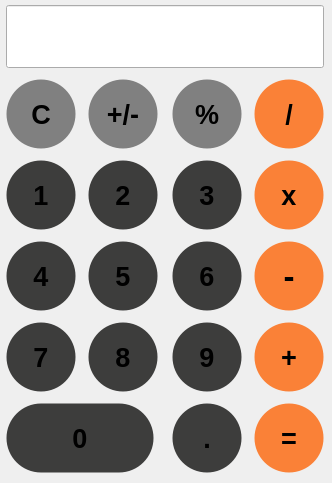
<?xml version="1.0" encoding="UTF-8"?>
<ui version="4.0">
 <class>MainWindow</class>
 <widget class="QMainWindow" name="MainWindow">
  <property name="geometry">
   <rect>
    <x>0</x>
    <y>0</y>
    <width>332</width>
    <height>483</height>
   </rect>
  </property>
  <property name="windowTitle">
   <string>MainWindow</string>
  </property>
  <property name="styleSheet">
   <string notr="true"/>
  </property>
  <widget class="QWidget" name="centralwidget">
   <widget class="QWidget" name="">
    <property name="geometry">
     <rect>
      <x>0</x>
      <y>0</y>
      <width>331</width>
      <height>481</height>
     </rect>
    </property>
    <layout class="QGridLayout" name="gridLayout">
     <item row="5" column="3">
      <widget class="QPushButton" name="pushButton_18">
       <property name="font">
        <font>
         <pointsize>20</pointsize>
         <bold>true</bold>
        </font>
       </property>
       <property name="styleSheet">
        <string notr="true">QPushButton {
background-color: #fa8137;
 border-style: solid;
 border-width:1px;
 border-radius:35px;
 max-width:68px;
 max-height:68px;
 min-width:68px;
 min-height:68px;
}

</string>
       </property>
       <property name="text">
        <string>=</string>
       </property>
      </widget>
     </item>
     <item row="1" column="0">
      <widget class="QPushButton" name="pushButton">
       <property name="font">
        <font>
         <pointsize>20</pointsize>
         <bold>true</bold>
        </font>
       </property>
       <property name="styleSheet">
        <string notr="true">QPushButton {
background-color: grey;
 border-style: solid;
 border-width:1px;
 border-radius:35px;

 max-width:68px;
 max-height:68px;
 min-width:68px;
 min-height:68px;
}

</string>
       </property>
       <property name="text">
        <string>C</string>
       </property>
      </widget>
     </item>
     <item row="3" column="3">
      <widget class="QPushButton" name="pushButton_10">
       <property name="font">
        <font>
         <pointsize>25</pointsize>
         <bold>true</bold>
        </font>
       </property>
       <property name="styleSheet">
        <string notr="true">QPushButton {
background-color: #fa8137;
 border-style: solid;
 border-width:1px;
 border-radius:35px;
 max-width:68px;
 max-height:68px;
 min-width:68px;
 min-height:68px;
}
QPushButton::pressed{
	background-color:white;
	color:#fa8137;
}


</string>
       </property>
       <property name="text">
        <string>-</string>
       </property>
      </widget>
     </item>
     <item row="1" column="2">
      <widget class="QPushButton" name="pushButton_3">
       <property name="font">
        <font>
         <pointsize>20</pointsize>
         <bold>true</bold>
        </font>
       </property>
       <property name="styleSheet">
        <string notr="true">QPushButton {
background-color: grey;
 border-style: solid;
 border-width:1px;
 border-radius:35px;

 max-width:68px;
 max-height:68px;
 min-width:68px;
 min-height:68px;
}

</string>
       </property>
       <property name="text">
        <string>%</string>
       </property>
      </widget>
     </item>
     <item row="3" column="1">
      <widget class="QPushButton" name="pushButton_9">
       <property name="font">
        <font>
         <pointsize>20</pointsize>
         <bold>true</bold>
        </font>
       </property>
       <property name="styleSheet">
        <string notr="true">QPushButton {
background-color: #3d3d3c;
 border-style: solid;
 border-width:1px;
 border-radius:35px;

 max-width:68px;
 max-height:68px;
 min-width:68px;
 min-height:68px;
}

</string>
       </property>
       <property name="text">
        <string>5</string>
       </property>
      </widget>
     </item>
     <item row="3" column="2">
      <widget class="QPushButton" name="pushButton_12">
       <property name="font">
        <font>
         <pointsize>20</pointsize>
         <bold>true</bold>
        </font>
       </property>
       <property name="styleSheet">
        <string notr="true">QPushButton {
background-color: #3d3d3c;
 border-style: solid;
 border-width:1px;
 border-radius:35px;

 max-width:68px;
 max-height:68px;
 min-width:68px;
 min-height:68px;
}

</string>
       </property>
       <property name="text">
        <string>6</string>
       </property>
      </widget>
     </item>
     <item row="5" column="2">
      <widget class="QPushButton" name="pushButton_20">
       <property name="font">
        <font>
         <pointsize>20</pointsize>
         <bold>true</bold>
        </font>
       </property>
       <property name="styleSheet">
        <string notr="true">QPushButton {
background-color: #3d3d3c;
 border-style: solid;
 border-width:1px;
 border-radius:35px;

 max-width:68px;
 max-height:68px;
 min-width:68px;
 min-height:68px;
}

</string>
       </property>
       <property name="text">
        <string>.</string>
       </property>
      </widget>
     </item>
     <item row="4" column="2">
      <widget class="QPushButton" name="pushButton_16">
       <property name="font">
        <font>
         <pointsize>20</pointsize>
         <bold>true</bold>
        </font>
       </property>
       <property name="styleSheet">
        <string notr="true">QPushButton {
background-color: #3d3d3c;
 border-style: solid;
 border-width:1px;
 border-radius:35px;

 max-width:68px;
 max-height:68px;
 min-width:68px;
 min-height:68px;
}

</string>
       </property>
       <property name="text">
        <string>9</string>
       </property>
      </widget>
     </item>
     <item row="2" column="0">
      <widget class="QPushButton" name="pushButton_7">
       <property name="font">
        <font>
         <pointsize>20</pointsize>
         <bold>true</bold>
        </font>
       </property>
       <property name="styleSheet">
        <string notr="true">QPushButton {
background-color: #3d3d3c;
 border-style: solid;
 border-width:1px;
 border-radius:35px;

 max-width:68px;
 max-height:68px;
 min-width:68px;
 min-height:68px;
}

</string>
       </property>
       <property name="text">
        <string>1</string>
       </property>
      </widget>
     </item>
     <item row="5" column="0" colspan="2">
      <widget class="QPushButton" name="pushButton_19">
       <property name="font">
        <font>
         <pointsize>20</pointsize>
         <bold>true</bold>
        </font>
       </property>
       <property name="styleSheet">
        <string notr="true">QPushButton {
background-color: #3d3d3c;
 border-style: solid;
 border-width:1px;
 border-radius:35px;

 max-width:146px;
 max-height:68px;
 min-width:146px;
 min-height:68px;
}

</string>
       </property>
       <property name="text">
        <string>0</string>
       </property>
      </widget>
     </item>
     <item row="2" column="1">
      <widget class="QPushButton" name="pushButton_5">
       <property name="font">
        <font>
         <pointsize>20</pointsize>
         <bold>true</bold>
        </font>
       </property>
       <property name="styleSheet">
        <string notr="true">QPushButton {
background-color: #3d3d3c;
 border-style: solid;
 border-width:1px;
 border-radius:35px;

 max-width:68px;
 max-height:68px;
 min-width:68px;
 min-height:68px;
}

</string>
       </property>
       <property name="text">
        <string>2</string>
       </property>
      </widget>
     </item>
     <item row="1" column="3">
      <widget class="QPushButton" name="pushButton_4">
       <property name="font">
        <font>
         <pointsize>20</pointsize>
         <bold>true</bold>
        </font>
       </property>
       <property name="styleSheet">
        <string notr="true">QPushButton {
background-color: #fa8137;
 border-style: solid;
 border-width:1px;
 border-radius:35px;
 max-width:68px;
 max-height:68px;
 min-width:68px;
 min-height:68px;
}
QPushButton::pressed{
	background-color:white;
	color:#fa8137;
}

</string>
       </property>
       <property name="text">
        <string>/</string>
       </property>
      </widget>
     </item>
     <item row="2" column="3">
      <widget class="QPushButton" name="pushButton_6">
       <property name="font">
        <font>
         <pointsize>20</pointsize>
         <bold>true</bold>
        </font>
       </property>
       <property name="styleSheet">
        <string notr="true">QPushButton {
background-color: #fa8137;
 border-style: solid;
 border-width:1px;
 border-radius:35px;
 max-width:68px;
 max-height:68px;
 min-width:68px;
 min-height:68px;
}
QPushButton::pressed{
	background-color:white;
	color:#fa8137;
}


</string>
       </property>
       <property name="text">
        <string>x</string>
       </property>
      </widget>
     </item>
     <item row="2" column="2">
      <widget class="QPushButton" name="pushButton_8">
       <property name="font">
        <font>
         <pointsize>20</pointsize>
         <bold>true</bold>
        </font>
       </property>
       <property name="styleSheet">
        <string notr="true">QPushButton {
background-color: #3d3d3c;
 border-style: solid;
 border-width:1px;
 border-radius:35px;

 max-width:68px;
 max-height:68px;
 min-width:68px;
 min-height:68px;
}

</string>
       </property>
       <property name="text">
        <string>3</string>
       </property>
      </widget>
     </item>
     <item row="4" column="1">
      <widget class="QPushButton" name="pushButton_13">
       <property name="font">
        <font>
         <pointsize>20</pointsize>
         <bold>true</bold>
        </font>
       </property>
       <property name="styleSheet">
        <string notr="true">QPushButton {
background-color: #3d3d3c;
 border-style: solid;
 border-width:1px;
 border-radius:35px;

 max-width:68px;
 max-height:68px;
 min-width:68px;
 min-height:68px;
}

</string>
       </property>
       <property name="text">
        <string>8</string>
       </property>
      </widget>
     </item>
     <item row="4" column="0">
      <widget class="QPushButton" name="pushButton_15">
       <property name="font">
        <font>
         <pointsize>20</pointsize>
         <bold>true</bold>
        </font>
       </property>
       <property name="styleSheet">
        <string notr="true">QPushButton {
background-color: #3d3d3c;
 border-style: solid;
 border-width:1px;
 border-radius:35px;

 max-width:68px;
 max-height:68px;
 min-width:68px;
 min-height:68px;
}

</string>
       </property>
       <property name="text">
        <string>7</string>
       </property>
      </widget>
     </item>
     <item row="4" column="3">
      <widget class="QPushButton" name="pushButton_14">
       <property name="font">
        <font>
         <pointsize>20</pointsize>
         <bold>true</bold>
        </font>
       </property>
       <property name="styleSheet">
        <string notr="true">QPushButton {
background-color: #fa8137;
 border-style: solid;
 border-width:1px;
 border-radius:35px;
 max-width:68px;
 max-height:68px;
 min-width:68px;
 min-height:68px;
}
QPushButton::pressed{
	background-color:white;
	color:#fa8137;
}

</string>
       </property>
       <property name="text">
        <string>+</string>
       </property>
      </widget>
     </item>
     <item row="3" column="0">
      <widget class="QPushButton" name="pushButton_11">
       <property name="font">
        <font>
         <pointsize>20</pointsize>
         <bold>true</bold>
        </font>
       </property>
       <property name="styleSheet">
        <string notr="true">QPushButton {
background-color: #3d3d3c;
 border-style: solid;
 border-width:1px;
 border-radius:35px;

 max-width:68px;
 max-height:68px;
 min-width:68px;
 min-height:68px;
}

</string>
       </property>
       <property name="text">
        <string>4</string>
       </property>
      </widget>
     </item>
     <item row="1" column="1">
      <widget class="QPushButton" name="pushButton_2">
       <property name="font">
        <font>
         <pointsize>20</pointsize>
         <bold>true</bold>
        </font>
       </property>
       <property name="styleSheet">
        <string notr="true">QPushButton {
background-color: grey;
 border-style: solid;
 border-width:1px;
 border-radius:35px;

 max-width:68px;
 max-height:68px;
 min-width:68px;
 min-height:68px;
}

</string>
       </property>
       <property name="text">
        <string>+/-</string>
       </property>
      </widget>
     </item>
     <item row="0" column="0" colspan="4">
      <widget class="QLineEdit" name="lineEdit">
       <property name="minimumSize">
        <size>
         <width>0</width>
         <height>50</height>
        </size>
       </property>
       <property name="font">
        <font>
         <family>American Typewriter</family>
         <pointsize>30</pointsize>
         <bold>true</bold>
        </font>
       </property>
       <property name="styleSheet">
        <string notr="true"/>
       </property>
       <property name="alignment">
        <set>Qt::AlignRight|Qt::AlignTrailing|Qt::AlignVCenter</set>
       </property>
       <property name="readOnly">
        <bool>true</bool>
       </property>
       <property name="placeholderText">
        <string/>
       </property>
       <property name="cursorMoveStyle">
        <enum>Qt::LogicalMoveStyle</enum>
       </property>
      </widget>
     </item>
    </layout>
   </widget>
  </widget>
 </widget>
 <resources/>
 <connections/>
</ui>
